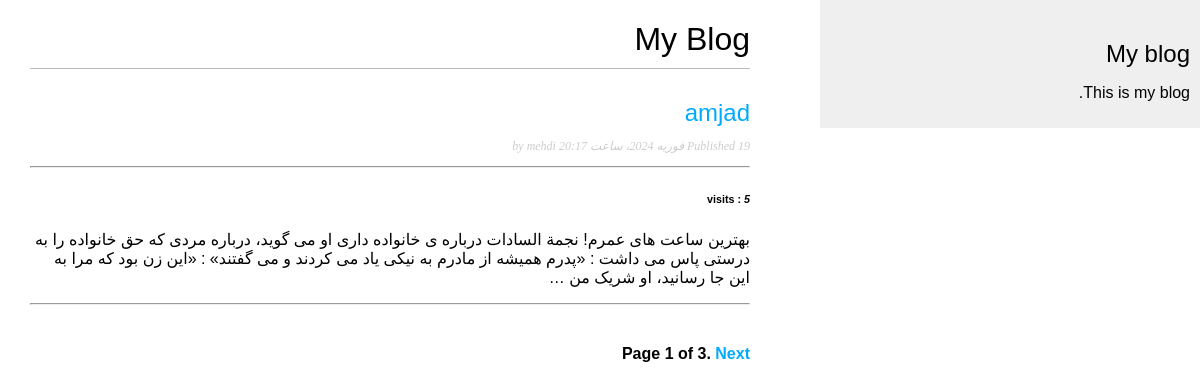
The page /blog/ on the database as committed earlier.
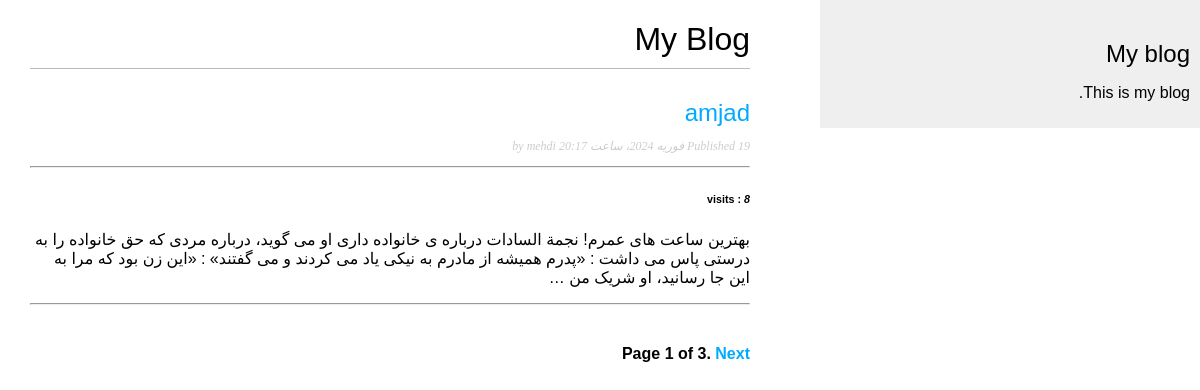
The same page on the database as committed later.
### blog/models.py (models this page shows, shortened)
class Post(models.Model):
    STATUS_CHOICES = (
        ('draft', 'Draft'),
        ('published', 'Published'),
                )
    title = models.CharField(max_length=250)
    slug = models.SlugField(max_length=250,
    unique_for_date='publish')
    author = models.ForeignKey(User,on_delete=models.CASCADE,
                               related_name='blog_posts')
    body = models.TextField()
    publish = models.DateTimeField(default=timezone.now)
    created = models.DateTimeField(auto_now_add=True)
    updated = models.DateTimeField(auto_now=True)
    status = models.CharField(max_length=10,
                            choices=STATUS_CHOICES,
                            default='draft')
    visits = models.PositiveIntegerField(default=0)
    summary = models.TextField(default="",max_length=500)
    class Meta:
        ordering = ('-publish',)
    def get_absolute_url(self):
        return reverse('blog:post_detail',
                args=[self.publish.year,
                self.publish.month,
                self.publish.day, self.slug])

### blog/views.py (the view)
# urls.py: path('', views.post_list, name='post_list'),
def post_list(request):
    object_list = Post.objects.all()
    paginator = Paginator(object_list, 1) # 3 posts in each page
    try :
        page = request.GET.get('page')
    except :
        page=1
    try:
        posts = paginator.page(page)
    except PageNotAnInteger:
        posts = paginator.page(1)
    except EmptyPage:
        posts = paginator.page(paginator.num_pages)
    return render(request, 'blog/post/list.html',
                        {'page': page,
                        'posts': posts})

### blog/templates/blog/post/list.html (shortened to what this page needs)
{% extends "blog/base.html" %}
{% block content %}
<h1>My Blog</h1>
{% for post in posts %}
<h2>
    <a href="{{ post.get_absolute_url }}">
        {{ post.title }}
    </a>
</h2>
<p class="date">
    Published {{ post.publish }} by {{ post.author }}
</p>
<hr>
<h6>visits : <b><i> {{post.visits}} </i></b> </h6>
{{ post.body|truncatewords:50|linebreaks }}
<hr>
{% endfor %}
{% include "pagination.html" with page=posts %}
{% endblock %}

Rows that differ between the two databases and show on the page:
changed Post "amjad": visits "5" → "8"
